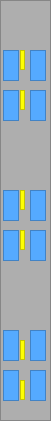
      <widget class="QFrame" name="frame_10">
       <property name="geometry">
        <rect>
         <x>660</x>
         <y>60</y>
         <width>51</width>
         <height>421</height>
        </rect>
       </property>
       <property name="styleSheet">
        <string notr="true">background-color: rgb(174, 174, 174);</string>
       </property>
       <property name="frameShape">
        <enum>QFrame::Shape::StyledPanel</enum>
       </property>
       <property name="frameShadow">
        <enum>QFrame::Shadow::Raised</enum>
       </property>
       <widget class="QFrame" name="frame_34">
        <property name="geometry">
         <rect>
          <x>20</x>
          <y>190</y>
          <width>5</width>
          <height>20</height>
         </rect>
        </property>
        <property name="styleSheet">
         <string notr="true">background-color: rgb(255, 255, 0);</string>
        </property>
        <property name="frameShape">
         <enum>QFrame::Shape::StyledPanel</enum>
        </property>
        <property name="frameShadow">
         <enum>QFrame::Shadow::Raised</enum>
        </property>
       </widget>
       <widget class="QFrame" name="frame_29">
        <property name="geometry">
         <rect>
          <x>20</x>
          <y>50</y>
          <width>5</width>
          <height>20</height>
         </rect>
        </property>
        <property name="styleSheet">
         <string notr="true">background-color: rgb(255, 255, 0);</string>
        </property>
        <property name="frameShape">
         <enum>QFrame::Shape::StyledPanel</enum>
        </property>
        <property name="frameShadow">
         <enum>QFrame::Shadow::Raised</enum>
        </property>
       </widget>
       <widget class="QFrame" name="frame_31">
        <property name="geometry">
         <rect>
          <x>20</x>
          <y>230</y>
          <width>5</width>
          <height>20</height>
         </rect>
        </property>
        <property name="styleSheet">
         <string notr="true">background-color: rgb(255, 255, 0);</string>
        </property>
        <property name="frameShape">
         <enum>QFrame::Shape::StyledPanel</enum>
        </property>
        <property name="frameShadow">
         <enum>QFrame::Shadow::Raised</enum>
        </property>
       </widget>
       <widget class="QFrame" name="frame_32">
        <property name="geometry">
         <rect>
          <x>20</x>
          <y>90</y>
          <width>5</width>
          <height>20</height>
         </rect>
        </property>
        <property name="styleSheet">
         <string notr="true">background-color: rgb(255, 255, 0);</string>
        </property>
        <property name="frameShape">
         <enum>QFrame::Shape::StyledPanel</enum>
        </property>
        <property name="frameShadow">
         <enum>QFrame::Shadow::Raised</enum>
        </property>
       </widget>
       <widget class="QFrame" name="frame_33">
        <property name="geometry">
         <rect>
          <x>20</x>
          <y>380</y>
          <width>5</width>
          <height>20</height>
         </rect>
        </property>
        <property name="styleSheet">
         <string notr="true">background-color: rgb(255, 255, 0);</string>
        </property>
        <property name="frameShape">
         <enum>QFrame::Shape::StyledPanel</enum>
        </property>
        <property name="frameShadow">
         <enum>QFrame::Shadow::Raised</enum>
        </property>
       </widget>
       <widget class="QFrame" name="frame_30">
        <property name="geometry">
         <rect>
          <x>20</x>
          <y>340</y>
          <width>5</width>
          <height>20</height>
         </rect>
        </property>
        <property name="styleSheet">
         <string notr="true">background-color: rgb(255, 255, 0);</string>
        </property>
        <property name="frameShape">
         <enum>QFrame::Shape::StyledPanel</enum>
        </property>
        <property name="frameShadow">
         <enum>QFrame::Shadow::Raised</enum>
        </property>
       </widget>
       <widget class="QFrame" name="autoposV4_4">
        <property name="geometry">
         <rect>
          <x>30</x>
          <y>50</y>
          <width>16</width>
          <height>31</height>
         </rect>
        </property>
        <property name="styleSheet">
         <string notr="true">background-color: rgb(85, 170, 255);</string>
        </property>
        <property name="frameShape">
         <enum>QFrame::Shape::StyledPanel</enum>
        </property>
        <property name="frameShadow">
         <enum>QFrame::Shadow::Raised</enum>
        </property>
       </widget>
       <widget class="QFrame" name="autoposV1_4">
        <property name="geometry">
         <rect>
          <x>3</x>
          <y>50</y>
          <width>16</width>
          <height>31</height>
         </rect>
        </property>
        <property name="styleSheet">
         <string notr="true">background-color: rgb(85, 170, 255);</string>
        </property>
        <property name="frameShape">
         <enum>QFrame::Shape::StyledPanel</enum>
        </property>
        <property name="frameShadow">
         <enum>QFrame::Shadow::Raised</enum>
        </property>
       </widget>
       <widget class="QFrame" name="autoposV3_4">
        <property name="geometry">
         <rect>
          <x>30</x>
          <y>90</y>
          <width>16</width>
          <height>31</height>
         </rect>
        </property>
        <property name="styleSheet">
         <string notr="true">background-color: rgb(85, 170, 255);</string>
        </property>
        <property name="frameShape">
         <enum>QFrame::Shape::StyledPanel</enum>
        </property>
        <property name="frameShadow">
         <enum>QFrame::Shadow::Raised</enum>
        </property>
       </widget>
       <widget class="QFrame" name="autoposV2_4">
        <property name="geometry">
         <rect>
          <x>3</x>
          <y>90</y>
          <width>16</width>
          <height>31</height>
         </rect>
        </property>
        <property name="styleSheet">
         <string notr="true">background-color: rgb(85, 170, 255);</string>
        </property>
        <property name="frameShape">
         <enum>QFrame::Shape::StyledPanel</enum>
        </property>
        <property name="frameShadow">
         <enum>QFrame::Shadow::Raised</enum>
        </property>
       </widget>
       <widget class="QFrame" name="autoposV4_8">
        <property name="geometry">
         <rect>
          <x>30</x>
          <y>190</y>
          <width>16</width>
          <height>31</height>
         </rect>
        </property>
        <property name="styleSheet">
         <string notr="true">background-color: rgb(85, 170, 255);</string>
        </property>
        <property name="frameShape">
         <enum>QFrame::Shape::StyledPanel</enum>
        </property>
        <property name="frameShadow">
         <enum>QFrame::Shadow::Raised</enum>
        </property>
       </widget>
       <widget class="QFrame" name="autoposV1_8">
        <property name="geometry">
         <rect>
          <x>3</x>
          <y>190</y>
          <width>16</width>
          <height>31</height>
         </rect>
        </property>
        <property name="styleSheet">
         <string notr="true">background-color: rgb(85, 170, 255);</string>
        </property>
        <property name="frameShape">
         <enum>QFrame::Shape::StyledPanel</enum>
        </property>
        <property name="frameShadow">
         <enum>QFrame::Shadow::Raised</enum>
        </property>
       </widget>
       <widget class="QFrame" name="autoposV3_8">
        <property name="geometry">
         <rect>
          <x>30</x>
          <y>230</y>
          <width>16</width>
          <height>31</height>
         </rect>
        </property>
        <property name="styleSheet">
         <string notr="true">background-color: rgb(85, 170, 255);</string>
        </property>
        <property name="frameShape">
         <enum>QFrame::Shape::StyledPanel</enum>
        </property>
        <property name="frameShadow">
         <enum>QFrame::Shadow::Raised</enum>
        </property>
       </widget>
       <widget class="QFrame" name="autoposV2_8">
        <property name="geometry">
         <rect>
          <x>3</x>
          <y>230</y>
          <width>16</width>
          <height>31</height>
         </rect>
        </property>
        <property name="styleSheet">
         <string notr="true">background-color: rgb(85, 170, 255);</string>
        </property>
        <property name="frameShape">
         <enum>QFrame::Shape::StyledPanel</enum>
        </property>
        <property name="frameShadow">
         <enum>QFrame::Shadow::Raised</enum>
        </property>
       </widget>
       <widget class="QFrame" name="autoposV4_12">
        <property name="geometry">
         <rect>
          <x>30</x>
          <y>330</y>
          <width>16</width>
          <height>31</height>
         </rect>
        </property>
        <property name="styleSheet">
         <string notr="true">background-color: rgb(85, 170, 255);</string>
        </property>
        <property name="frameShape">
         <enum>QFrame::Shape::StyledPanel</enum>
        </property>
        <property name="frameShadow">
         <enum>QFrame::Shadow::Raised</enum>
        </property>
       </widget>
       <widget class="QFrame" name="autoposV3_12">
        <property name="geometry">
         <rect>
          <x>30</x>
          <y>370</y>
          <width>16</width>
          <height>31</height>
         </rect>
        </property>
        <property name="styleSheet">
         <string notr="true">background-color: rgb(85, 170, 255);</string>
        </property>
        <property name="frameShape">
         <enum>QFrame::Shape::StyledPanel</enum>
        </property>
        <property name="frameShadow">
         <enum>QFrame::Shadow::Raised</enum>
        </property>
       </widget>
       <widget class="QFrame" name="autoposV1_12">
        <property name="geometry">
         <rect>
          <x>3</x>
          <y>330</y>
          <width>16</width>
          <height>31</height>
         </rect>
        </property>
        <property name="styleSheet">
         <string notr="true">background-color: rgb(85, 170, 255);</string>
        </property>
        <property name="frameShape">
         <enum>QFrame::Shape::StyledPanel</enum>
        </property>
        <property name="frameShadow">
         <enum>QFrame::Shadow::Raised</enum>
        </property>
       </widget>
       <widget class="QFrame" name="autoposV2_12">
        <property name="geometry">
         <rect>
          <x>3</x>
          <y>370</y>
          <width>16</width>
          <height>31</height>
         </rect>
        </property>
        <property name="styleSheet">
         <string notr="true">background-color: rgb(85, 170, 255);</string>
        </property>
        <property name="frameShape">
         <enum>QFrame::Shape::StyledPanel</enum>
        </property>
        <property name="frameShadow">
         <enum>QFrame::Shadow::Raised</enum>
        </property>
       </widget>
      </widget>
